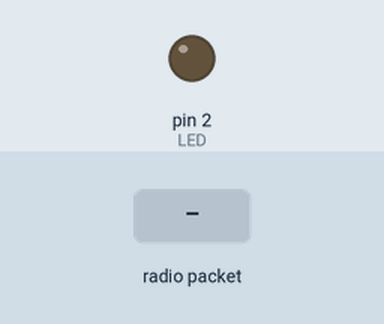
Simulated run of this sketch. Board: Arduino Uno, built with avr-gcc and run on an emulated ATmega328P. Shown: output pins drawn as LEDs (lit = HIGH). The test bench sets the inputs (shaded band). No radio packets arrive unless stated.

Above: at 1.2 s.
1.3 s: radio packet "1" arrives
At 2.5 s:
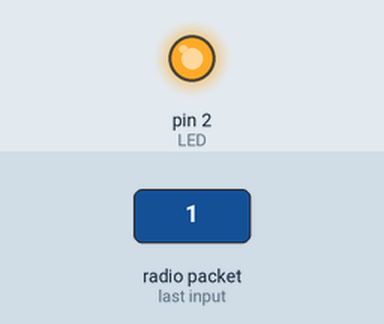
2.8 s: radio packet "0" arrives
At 3.7 s:
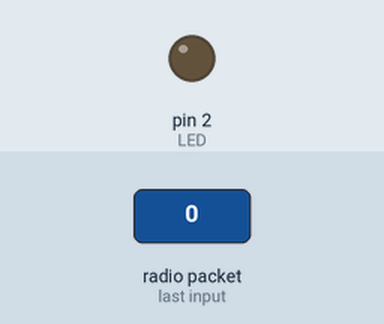
Timing chart, 0 to 5.8 s (numbered marks = the images above; inputs shaded):
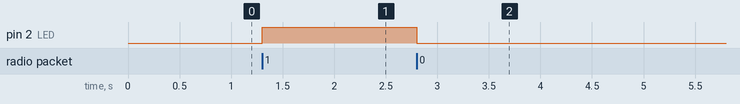

Measured:
- after the input at 1.3 s, pin 2 (LED): LOW → HIGH at once
- after the input at 2.8 s, pin 2 (LED): HIGH → LOW at once

The sketch:

recepteur-433.ino
```cpp
#include <VirtualWire.h>

int LED = 2;

void setup(){
  vw_set_ptt_inverted(true); // Required for DR3100
  vw_set_rx_pin(5);
  vw_setup(100); // Bits per sec
  pinMode(LED, OUTPUT);

  vw_rx_start(); // Start the receiver PLL running
}
void loop(){
  uint8_t buf[VW_MAX_MESSAGE_LEN];
  uint8_t buflen = VW_MAX_MESSAGE_LEN;

  if (vw_get_message(buf, &buflen)) { // Non-blocking
    if(buf[0]=='1'){
      digitalWrite(LED,1);
    }
    if(buf[0]=='0'){
      digitalWrite(LED,0);
    }
  }
}
```
